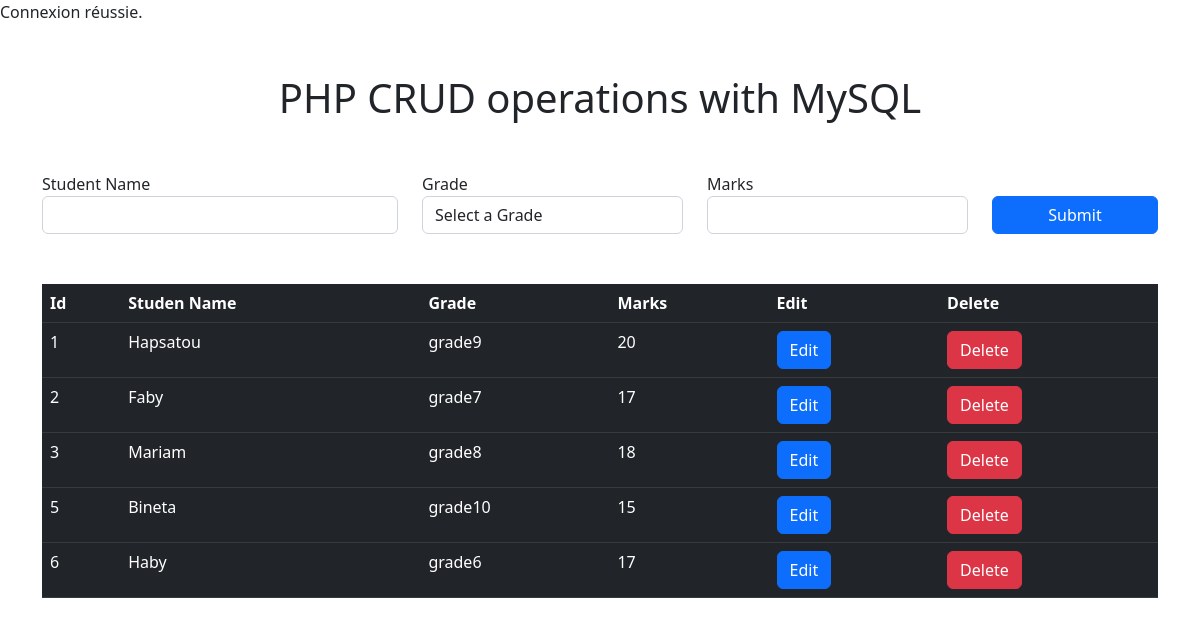
The page / on the database its author committed.
### tables this page shows
CREATE TABLE `results` (
  `id` int(11) NOT NULL,
  `name` varchar(100) NOT NULL,
  `class` varchar(20) NOT NULL,
  `marks` int(11) NOT NULL
);

### config.php (called while the page is built, shortened)
<?php
require_once "Student.php";
try {
    $connexion = new PDO("mysql:host=" . DB_SERVER . ";dbname=" . DB_NAME, DB_USERNAME, DB_PASSWORD);
    $student = new Student($connexion, $name, $class, $marks);
    $students = $student->readStudent();
} catch(PDOException $e) {
    die("ERREUR: Impossible de se connecter. " . $e->getMessage());
}
?>

### Student.php (called while the page is built, shortened)
<?php
    class Student{
        private $connexion;
        public function __construct($connexion,$name,$class,$marks)
        {
            $this->connexion = $connexion;
        }
        public function readStudent()
        {
            try {
                $sql = "SELECT * FROM results";
                $stmt = $this->connexion->prepare($sql);
                $stmt->execute();
                $students = $stmt->fetchAll(PDO::FETCH_ASSOC);
                return $students;
            } catch(PDOException $e) {
                throw new Exception("ERREUR: Impossible de lire les données des étudiants. " . $e->getMessage());
            }
        }
    }
?>

### index.php (the view, shortened to what this page needs)
<?php
require_once "config.php";
?>
<!DOCTYPE html>
<html lang="en">
<head>
    <link href="https://cdn.jsdelivr.net/npm/bootstrap@5.2.0-beta1/dist/css/bootstrap.min.css" rel="stylesheet"
>
</head>
<body>
    <section>
        <h1 style="text-align: center;margin: 50px 0;">PHP CRUD operations with MySQL</h1>
        <div class="container">
            <form action="adddata.php" method="post">
               <div class="row">
                    <div class="form-group col-lg-4">
                        <label for="">Student Name</label>
                        <input type="text" name="name" id="name" class="form-control" required>
                    </div>
                    <div class="form-group  col-lg-3">
                        <label for="">Grade</label>
                        <select name="grade" id="grade" class="form-control" required>
                            <option value="">Select a Grade</option>
                        </select>
                    </div>
                    <div class="form-group col-lg-3">
                        <label for="">Marks</label>
                        <input type="number" name="marks" id="marks" class="form-control" required>
                    </div>
                    <div class="form-group col-lg-2" style="display: grid;align-items:  flex-end;">
                        <input type="submit" name="submit" id="submit" class="btn btn-primary">
                    </div>
               </div>
            </form>
        </div>
    </section>
<section style="margin: 50px 0;">
    <div class="container">
        <table class="table table-dark">
            <thead>
                <tr>
                    <th scope="col">Id</th>
                    <th scope="col">Studen Name</th>
                    <th scope="col">Grade</th>
                    <th scope="col">Marks</th>
                    <th scope="col">Edit</th>
                    <th scope="col">Delete</th>
                </tr>
            </thead>
            <tbody>
                <?php foreach ($students as $student) { ?>
                <tr class="trow">
                    <td><?php echo $student['id']; ?></td>
                    <td><?php echo $student['name']; ?></td>
                    <td><?php echo $student['class']; ?></td>
                    <td><?php echo $student['marks']; ?></td>
                    <td><a href="update.php?id=<?php echo $student['id']; ?>" class="btn btn-primary">Edit</a></td>
                    <td><a href="delete.php?id=<?php echo $student['id']; ?>" class="btn btn-danger">Delete</a></td>
                </tr>
                <?php } ?>
            </tbody>
        </table>
    </div>
</section>
</body>
</html>

### rows shown on the page
results: id "1", name "Hapsatou", class "grade9", marks "20"
results: id "2", name "Faby", class "grade7", marks "17"
results: id "3", name "Mariam", class "grade8", marks "18"
results: id "5", name "Bineta", class "grade10", marks "15"
results: id "6", name "Haby", class "grade6", marks "17"
